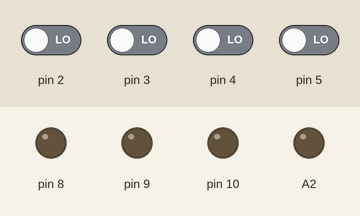
The program below on a simulated Arduino Nano, built with avr-gcc and run on an emulated ATmega328P. On the bench: output pins drawn as LEDs (lit = HIGH). Inputs (shaded band) come from the test bench; at power-on: pin 2–5 LOW. What the program prints to the serial monitor is not drawn.

Above: at 0.1 s.
At 1.8 s:
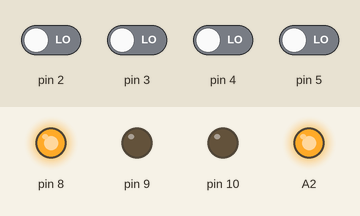
1.9 s: pin 2 driven HIGH
3.7 s: pin 3 driven HIGH
5.5 s: pin 4 driven HIGH
7.3 s: pin 5 driven HIGH
9.1 s: pin 2 driven LOW
10.9 s: pin 3 driven LOW
Timing chart, 0 to 13.7 s (numbered marks = the images above; inputs shaded):
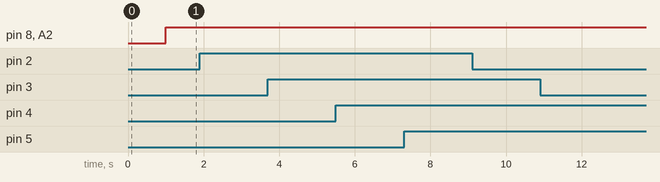

The program:

main.cpp
```cpp
#include "define.h"

Motor_controll right_motor(motor3_table, MOTOR3_DIR, MOTOR3_SPEED, MOTOR3_ENC_A, MOTOR3_ENC_B, MOTOR3_INV, MOTOR3_ENC_INV, MOTOR3_ENC_RESOLUTION, MOTOR3_A, MOTOR3_B, MOTOR3_kP, MOTOR3_kI, MOTOR3_kD);
Motor_controll left_motor(motor2_table, MOTOR2_DIR, MOTOR2_SPEED, MOTOR2_ENC_A, MOTOR2_ENC_B, MOTOR2_INV, MOTOR2_ENC_INV, MOTOR2_ENC_RESOLUTION, MOTOR2_A, MOTOR2_B, MOTOR2_kP, MOTOR2_kI, MOTOR2_kD);

Motor_move_data motor_move_data;
Enc_data enc_data;

unsigned long long serial_flush_timer=0;

void motor3_enc_tick(){
  right_motor.enc_tick();
}

void motor2_enc_tick(){
  left_motor.enc_tick();
}


void setup(){
  Serial.begin(115200);

  attachInterrupt(0, motor3_enc_tick, CHANGE);
  attachInterrupt(1 , motor3_enc_tick, CHANGE);

  attachPCINT(digitalPinToPCINT(MOTOR2_ENC_A), motor2_enc_tick, CHANGE);
  attachPCINT(digitalPinToPCINT(MOTOR2_ENC_B) , motor2_enc_tick, CHANGE);

  //left_motor.generate_slope();

  /*while(1){
    left_motor.tick();
    Serial.print(double(left_motor.motor_angle));
    Serial.print(" ");
    Serial.println(double(left_motor.motor_speed));
  }*/

  //Serial.println("Speed,Target,Error,Error_sum,Error_rate,Duty");

  //left_motor.PID_target_speed = 600;
  //right_motor.PID_target_speed = 600;

  delay(1000);
  //Serial.flush();
  Serial.println(sizeof(Enc_data));
  while(1){
    right_motor.tick();
    left_motor.tick();

    if (left_motor.new_enc_val){
      left_motor.new_enc_val = 0;
      enc_data.motor_number = 0;
      enc_data.angle = int32_t(left_motor.motor_angle*1000);
      Serial.write((byte*)&enc_data, sizeof(Enc_data));
    }

    if (right_motor.new_enc_val){
      right_motor.new_enc_val = 0;
      enc_data.motor_number = 1;
      enc_data.angle = int32_t(right_motor.motor_angle*1000);
      Serial.write((byte*)&enc_data, sizeof(Enc_data));
    }

    if (Serial.available() >= sizeof(Motor_move_data)){
      Serial.readBytes((byte*)&motor_move_data, sizeof(Motor_move_data));
      serial_flush_timer = millis();
      if(motor_move_data.motor_number == 0){
        left_motor.PID_target_speed = motor_move_data.speed;
      }
      else if(motor_move_data.motor_number == 1){
        right_motor.PID_target_speed = motor_move_data.speed;
      }
    }

    if (Serial.available() == 0){
      serial_flush_timer = millis();
    }

    if (millis() - serial_flush_timer > 500){
      while(Serial.available() > 0) {
        char t = Serial.read();
      }
    }

    /*if (Serial.available()){
      char order = Serial.read();
      if (order == 'S'){
        left_motor.PID_target_speed = Serial.parseInt();
      }
      if (order == 'P'){
        left_motor.motor_kP = Serial.parseFloat();
      }
      if (order == 'D'){
        left_motor.motor_kD = Serial.parseFloat();
      }
      if (order == 'I'){
        left_motor.motor_kI = Serial.parseFloat();
      }
    }*/


  }
}

void loop() {
  // put your main code here, to run repeatedly:
}
```

define.h
```cpp
#include <Arduino.h>
#include <ctype.h>
#include <PinChangeInterrupt.h>

#define MOTOR1_DIR 7
#define MOTOR1_SPEED 6
#define MOTOR1_ENC_A A0
#define MOTOR1_ENC_B A1
#define MOTOR1_INV 0
#define MOTOR1_ENC_INV 0
#define MOTOR1_ENC_RESOLUTION 0.2

#define MOTOR2_DIR 8
#define MOTOR2_SPEED 9
#define MOTOR2_ENC_A 4
#define MOTOR2_ENC_B 5
#define MOTOR2_INV 1
#define MOTOR2_ENC_INV 1
#define MOTOR2_ENC_RESOLUTION 0.6
#define MOTOR2_A 0.036
#define MOTOR2_B 8.99
#define MOTOR2_kP 0.05
#define MOTOR2_kD 0.03
#define MOTOR2_kI 0.01

#define MOTOR3_DIR A2
#define MOTOR3_SPEED 10
#define MOTOR3_ENC_A 2
#define MOTOR3_ENC_B 3
#define MOTOR3_INV 1
#define MOTOR3_ENC_INV 1
//#define MOTOR3_ENC_RESOLUTION 0.20134
#define MOTOR3_ENC_RESOLUTION 0.225
#define MOTOR3_A 0.10
#define MOTOR3_B 6.77
#define MOTOR3_kP 0.15
#define MOTOR3_kD 0.07
#define MOTOR3_kI 0.03


#define MOTOR4_DIR A3
#define MOTOR4_SPEED 11
#define MOTOR4_ENC_A 12
#define MOTOR4_ENC_B 13
#define MOTOR4_INV 0
#define MOTOR4_ENC_INV 0
#define MOTOR4_ENC_RESOLUTION 360/(6*100)

#define MINIMAL_SPEED 1

const char enct_table [16] = {0, 1, -1, 0, -1, 0, 0, 1, 1, 0, 0, -1, 0, -1, 1, 0};

const short motor1_table [256] =
{0, 0, 0, 0, 0, 0, 0, 0, 0, 0, 0, 0, 0, 0, 0, 0, 0, 0, 0, 0, 0, 0, 0, 0, 0, 0, 0, 0, 0, 0, 0, 0,
 0, 0, 0, 0, 0, 0, 0, 0, 0, 0, 0, 0, 0, 0, 0, 0, 0, 0, 0, 0, 0, 0, 0, 0, 0, 0, 0, 0, 0, 0, 0, 0,
 0, 0, 0, 0, 0, 0, 0, 0, 0, 0, 0, 0, 0, 0, 0, 0, 0, 0, 0, 0, 0, 0, 0, 0, 0, 0, 0, 0, 0, 0, 0, 0,
 0, 0, 0, 0, 0, 0, 0, 0, 0, 0, 0, 0, 0, 0, 0, 0, 0, 0, 0, 0, 0, 0, 0, 0, 0, 0, 0, 0, 0, 0, 0, 0,
 0, 0, 0, 0, 0, 0, 0, 0, 0, 0, 0, 0, 0, 0, 0, 0, 0, 0, 0, 0, 0, 0, 0, 0, 0, 0, 0, 0, 0, 0, 0, 0,
 0, 0, 0, 0, 0, 0, 0, 0, 0, 0, 0, 0, 0, 0, 0, 0, 0, 0, 0, 0, 0, 0, 0, 0, 0, 0, 0, 0, 0, 0, 0, 0,
 0, 0, 0, 0, 0, 0, 0, 0, 0, 0, 0, 0, 0, 0, 0, 0, 0, 0, 0, 0, 0, 0, 0, 0, 0, 0, 0, 0, 0, 0, 0, 0,
 0, 0, 0, 0, 0, 0, 0, 0, 0, 0, 0, 0, 0, 0, 0, 0, 0, 0, 0, 0, 0, 0, 0, 0, 0, 0, 0, 0, 0, 0, 0, 0};

const short motor2_table [256] =
{0, 0, 0, 0, 0, 0, 0, 0, 0, 0, 0, 0, 0, 0, 0, 0, 0, 0, 0, 0, 0, 0, 0, 0, 0, 0, 0, 0, 0, 0, 0, 0,
 0, 0, 0, 0, 0, 0, 0, 0, 0, 0, 0, 0, 0, 0, 0, 0, 0, 0, 0, 0, 0, 0, 0, 0, 0, 0, 0, 0, 0, 0, 0, 0,
 0, 0, 0, 0, 0, 0, 0, 0, 0, 0, 0, 0, 0, 0, 0, 0, 0, 0, 0, 0, 0, 0, 0, 0, 0, 0, 0, 0, 0, 0, 0, 0,
 0, 0, 0, 0, 0, 0, 0, 0, 0, 0, 0, 0, 0, 0, 0, 0, 0, 0, 0, 0, 0, 0, 0, 0, 0, 0, 0, 0, 0, 0, 0, 0,
 0, 0, 0, 0, 0, 0, 0, 0, 0, 0, 0, 0, 0, 0, 0, 0, 0, 0, 0, 0, 0, 0, 0, 0, 0, 0, 0, 0, 0, 0, 0, 0,
 0, 0, 0, 0, 0, 0, 0, 0, 0, 0, 0, 0, 0, 0, 0, 0, 0, 0, 0, 0, 0, 0, 0, 0, 0, 0, 0, 0, 0, 0, 0, 0,
 0, 0, 0, 0, 0, 0, 0, 0, 0, 0, 0, 0, 0, 0, 0, 0, 0, 0, 0, 0, 0, 0, 0, 0, 0, 0, 0, 0, 0, 0, 0, 0,
 0, 0, 0, 0, 0, 0, 0, 0, 0, 0, 0, 0, 0, 0, 0, 0, 0, 0, 0, 0, 0, 0, 0, 0, 0, 0, 0, 0, 0, 0, 0, 0};

const short motor3_table [256] =
{0, 0, 0, 0, 0, 0, 0, 0, 0, 0, 0, 0, 0, 0, 0, 0, 0, 0, 0, 0, 0, 0, 0, 0, 0, 0, 0, 0, 0, 0, 0, 0,
 0, 0, 0, 0, 0, 0, 0, 0, 0, 0, 0, 0, 0, 0, 0, 0, 0, 0, 0, 0, 0, 0, 0, 0, 0, 0, 0, 0, 0, 0, 0, 0,
 0, 0, 0, 0, 0, 0, 0, 0, 0, 0, 0, 0, 0, 0, 0, 0, 0, 0, 0, 0, 0, 0, 0, 0, 0, 0, 0, 0, 0, 0, 0, 0,
 0, 0, 0, 0, 0, 0, 0, 0, 0, 0, 0, 0, 0, 0, 0, 0, 0, 0, 0, 0, 0, 0, 0, 0, 0, 0, 0, 0, 0, 0, 0, 0,
 0, 0, 0, 0, 0, 0, 0, 0, 0, 0, 0, 0, 0, 0, 0, 0, 0, 0, 0, 0, 0, 0, 0, 0, 0, 0, 0, 0, 0, 0, 0, 0,
 0, 0, 0, 0, 0, 0, 0, 0, 0, 0, 0, 0, 0, 0, 0, 0, 0, 0, 0, 0, 0, 0, 0, 0, 0, 0, 0, 0, 0, 0, 0, 0,
 0, 0, 0, 0, 0, 0, 0, 0, 0, 0, 0, 0, 0, 0, 0, 0, 0, 0, 0, 0, 0, 0, 0, 0, 0, 0, 0, 0, 0, 0, 0, 0,
 0, 0, 0, 0, 0, 0, 0, 0, 0, 0, 0, 0, 0, 0, 0, 0, 0, 0, 0, 0, 0, 0, 0, 0, 0, 0, 0, 0, 0, 0, 0, 0};

const short motor4_table [256] =
{0, 0, 0, 0, 0, 0, 0, 0, 0, 0, 0, 0, 0, 0, 0, 0, 0, 0, 0, 0, 0, 0, 0, 0, 0, 0, 0, 0, 0, 0, 0, 0,
 0, 0, 0, 0, 0, 0, 0, 0, 0, 0, 0, 0, 0, 0, 0, 0, 0, 0, 0, 0, 0, 0, 0, 0, 0, 0, 0, 0, 0, 0, 0, 0,
 0, 0, 0, 0, 0, 0, 0, 0, 0, 0, 0, 0, 0, 0, 0, 0, 0, 0, 0, 0, 0, 0, 0, 0, 0, 0, 0, 0, 0, 0, 0, 0,
 0, 0, 0, 0, 0, 0, 0, 0, 0, 0, 0, 0, 0, 0, 0, 0, 0, 0, 0, 0, 0, 0, 0, 0, 0, 0, 0, 0, 0, 0, 0, 0,
 0, 0, 0, 0, 0, 0, 0, 0, 0, 0, 0, 0, 0, 0, 0, 0, 0, 0, 0, 0, 0, 0, 0, 0, 0, 0, 0, 0, 0, 0, 0, 0,
 0, 0, 0, 0, 0, 0, 0, 0, 0, 0, 0, 0, 0, 0, 0, 0, 0, 0, 0, 0, 0, 0, 0, 0, 0, 0, 0, 0, 0, 0, 0, 0,
 0, 0, 0, 0, 0, 0, 0, 0, 0, 0, 0, 0, 0, 0, 0, 0, 0, 0, 0, 0, 0, 0, 0, 0, 0, 0, 0, 0, 0, 0, 0, 0,
 0, 0, 0, 0, 0, 0, 0, 0, 0, 0, 0, 0, 0, 0, 0, 0, 0, 0, 0, 0, 0, 0, 0, 0, 0, 0, 0, 0, 0, 0, 0, 0};


short sign(int value){
    if (value > 0){
        return 1;
    }
    if (value == 0){
        return 0;
    }
    return -1;
}

struct Motor_move_data{
    public:
    short motor_number;
    short speed;
};

struct Enc_data{
    public:
    int32_t motor_number;
    int32_t angle;
};

class Motor_controll{
    public:
    long long int encoder_ticks = 0;
    byte encoder_state = 0;

    long long int encoders_tick_last = 0;
    long long int speed_calcuation_time = 0;
    long long int acelearation_calcuation_time = 0;

    long double motor_angle = 0;
    long double motor_speed = 0;
    long double motor_speed_last = 0;
    long double motor_axeleration = 0;

    long double target_axeleration = 0;
    long double PID_target_speed = 0;
    long double target_speed = 0;
    long double target_angle = 0;
    bool motor_mode = 0;
    /* 0 - target speed
       1 - target position*/

    short int motor_duty = 0;

    float motor_kP = 0;
    float motor_kD = 0;
    float motor_kI = 0;

    double last_error = 0;
    double error_sum = 0;

    float error;
    float error_rate;
    float eP;
    float eD;
    float eI;
    float PID_result;
    float slope_result;

    unsigned long long speed_calculation_timer = 0;
    unsigned long long PID_timer = 0;

    const short* motor_table;
    const byte motor_dir_pin;
    const byte motor_speed_pin;
    const byte motor_enc_A_pin;
    const byte motor_enc_B_pin;
    const bool motor_inv;
    const bool enc_inv;
    const float enc_resolution;
    const float motor_A;
    const float motor_B;
    short result;

    bool new_enc_val=0;

    Motor_controll(const short* Motor_table, const byte Motor_dir_pin, const byte Motor_speed_pin,
    const byte Motor_enc_A_pin, const byte Motor_enc_B_pin, const bool Motor_inv, const bool Enc_inv,
    const float Enc_resolution, const float Motor_A, const float Motor_B, const float Motor_kP, const float Motor_kI, const float Motor_kD):
    motor_table(Motor_table), motor_dir_pin(Motor_dir_pin), motor_speed_pin(Motor_speed_pin), motor_enc_A_pin(Motor_enc_A_pin),
    motor_enc_B_pin(Motor_enc_B_pin), motor_inv(Motor_inv), enc_inv(Enc_inv), enc_resolution(Enc_resolution), motor_A(Motor_A), motor_B(Motor_B),
    motor_kD (Motor_kD), motor_kI (Motor_kI), motor_kP (Motor_kP){
        pinMode(motor_dir_pin, OUTPUT);
        pinMode(motor_speed_pin, OUTPUT);
        pinMode(Motor_enc_A_pin, INPUT);
        pinMode(Motor_enc_B_pin, INPUT);
    }

    void enc_tick(){
        encoder_state = ((encoder_state << 2) & 0b1100) | ((digitalRead(motor_enc_A_pin) << 1) & 0b10) | (digitalRead(motor_enc_B_pin)& 0b1);
        encoder_ticks += enct_table[encoder_state] * (1-2*enc_inv);
    }

    void calculate_speed(){
        motor_angle = encoder_ticks*enc_resolution;
        motor_speed = ((encoder_ticks-encoders_tick_last)*enc_resolution)/((millis() - speed_calcuation_time)/1000.0);
        encoders_tick_last = encoder_ticks;
        speed_calcuation_time = millis();

        new_enc_val = 1;

        motor_axeleration = (motor_speed-motor_speed_last)/(millis() - acelearation_calcuation_time);
        motor_speed_last = motor_speed;
        acelearation_calcuation_time = millis();
    }

    void set_duty(){
        if (motor_duty > 0){
            digitalWrite(motor_dir_pin, 1-motor_inv);
        }
        else{
            digitalWrite(motor_dir_pin, 0+motor_inv);
        }
        analogWrite(motor_speed_pin, abs(motor_duty));
    }

    void set_duty(short Motor_duty){
        motor_duty = Motor_duty;
        if (motor_duty > 0){
            digitalWrite(motor_dir_pin, 1-motor_inv);
        }
        else{
            digitalWrite(motor_dir_pin, 0+motor_inv);
        }
        analogWrite(motor_speed_pin, abs(motor_duty));
    }

    void PID_controll(){
        if(PID_target_speed == 0){
            set_duty(0);
            return;
        }
        error = (PID_target_speed - motor_speed);
        eP = error*motor_kP;
        error_rate = error-last_error;
        eD = error_rate*motor_kD;
        last_error = error;
        error_sum += error;
        if (error_sum > 10000){
            error_sum = 10000;
        }
        if (error_sum < -10000){
            error_sum = -10000;
        }
        eI = error_sum * motor_kI;
        PID_result = eP + eD + eI;
        slope_result = (abs(PID_target_speed)*motor_A + motor_B)*sign(PID_target_speed);
        result = int(PID_result + slope_result + 0.5);
        set_duty(result);
    }

    void path_planner(){
        if (abs(PID_target_speed) < abs(target_speed)){
            PID_target_speed += target_axeleration*sign(target_speed);
        }
        if (abs(PID_target_speed) > abs(target_speed)){
            PID_target_speed = target_speed;
        }

        if (motor_mode && abs((target_speed*target_speed)/(2*abs(target_axeleration))) > abs(target_angle-motor_angle) && abs(PID_target_speed) > abs(MINIMAL_SPEED)){
            PID_target_speed -= target_axeleration*sign(target_speed);
        }

        if (abs(target_angle-motor_angle) <= 1 && motor_mode){
            target_speed = 0;
            PID_target_speed = 0;
            target_angle = motor_angle;

            motor_duty = 0;
            set_duty();
        }
    }

    void generate_table(){
        for (int i=5; i<80; i+=2){
            set_duty(i);
            unsigned long long int timer = millis();
            short counter = 0;
            while(1){
                if (millis() - timer > 20){
                    calculate_speed();
                    timer = millis();
                    counter ++;
                    if (counter >= 100){
                        break;
                    }
                }
            }
            Serial.print(int(motor_speed+0.5));
            Serial.print(", ");
        }
    }

    void generate_slope(){
        set_duty(30);
        delay(2);
        unsigned long long int timer = millis();
        short counter = 0;
        long double speed_sum = 0;
        while(1){
            if (millis() - timer > 20){
                calculate_speed();
                timer = millis();
                counter ++;
                speed_sum += motor_speed;
                if (counter >= 100){
                    break;
                }
            }
        }
        Serial.println(int(speed_sum/counter+0.5));
        set_duty(100);
        delay(2);
        timer = millis();
        counter = 0;
        speed_sum = 0;
        while(1){
            if (millis() - timer > 20){
                calculate_speed();
                timer = millis();
                counter ++;
                speed_sum += motor_speed;
                if (counter >= 100){
                    break;
                }
            }
        }
        Serial.println(int(speed_sum/counter+0.5));
    }

    void tick(){
        if (millis() - speed_calculation_timer > 1){
            calculate_speed();
            speed_calculation_timer = millis();
        }
        if (millis() - PID_timer > 3){
            PID_controll();
            PID_timer = millis();

            /*Serial.print(double(motor_speed));
            Serial.print(",");
            Serial.print(double(PID_target_speed));
            Serial.print(",");
            Serial.print(double(error));
            Serial.print(",");
            Serial.print(double(error_sum)/10);
            Serial.print(",");
            Serial.print(double(error_rate));
            Serial.print(",");
            Serial.println(double(motor_duty));*/
        }
    }

};
```

Measured:
- after the input at 1.9 s, every drawn part: stays the same
- after the input at 3.7 s, every drawn part: stays the same
- after the input at 5.5 s, every drawn part: stays the same
- after the input at 7.3 s, every drawn part: stays the same
- after the input at 9.1 s, every drawn part: stays the same
- after the input at 10.9 s, every drawn part: stays the same
